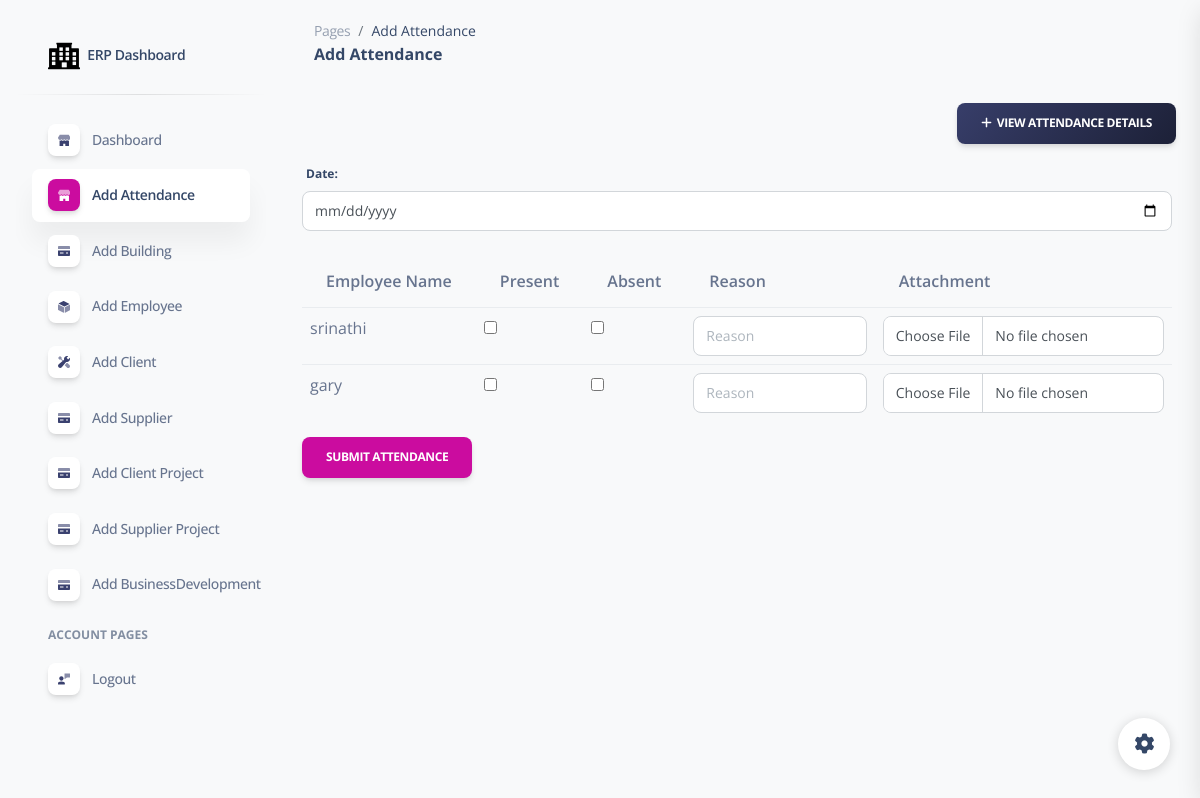
Before: /add_attendance/ (signed in) with the older database file.
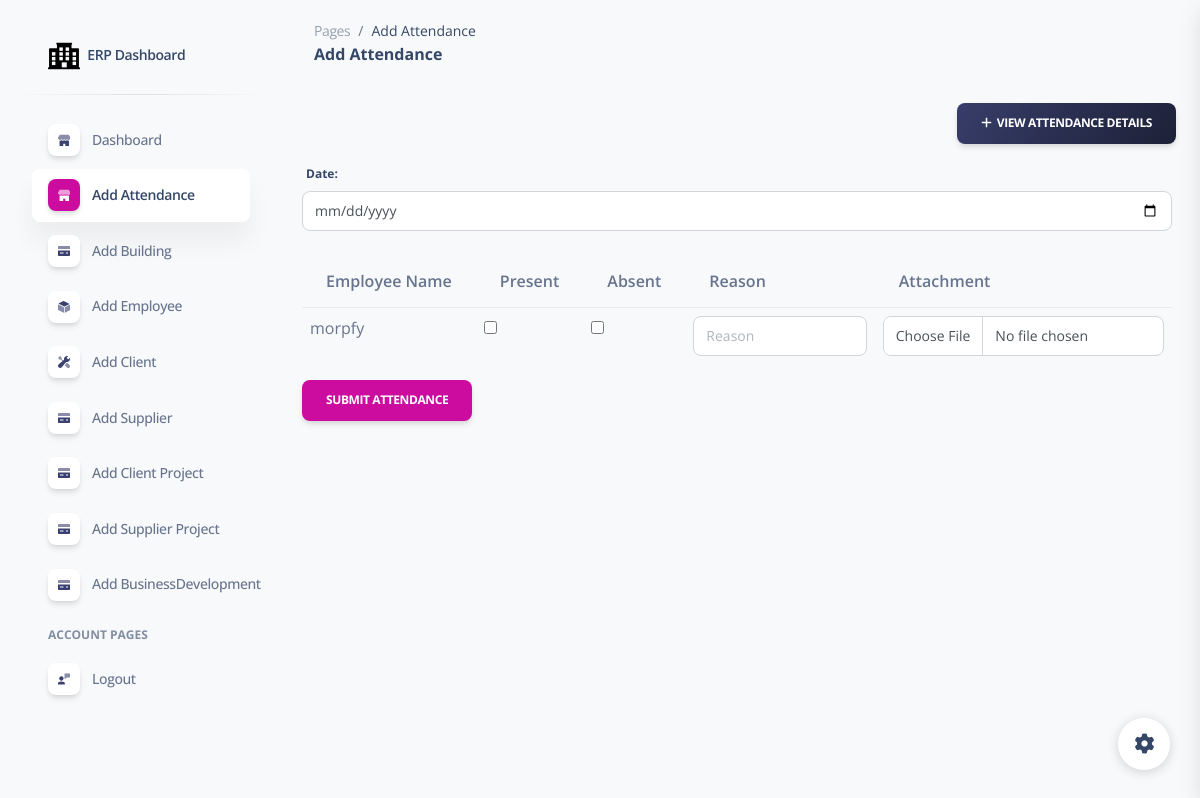
After: the same page with the newer database file.
### erpapp/models.py (models this page shows, shortened)
class Employee(models.Model):
    employeename = models.CharField(max_length=255)
    date_of_joining = models.CharField(max_length=225)
    passport_number = models.CharField(max_length=255)
    passport_expirydate =  models.CharField(max_length=255)
    eid =  models.CharField(max_length=255)
    eid_expirydate =  models.CharField(max_length=255)
    nationality = models.CharField(max_length=255)
    operatorcard_expirydate = models.CharField(max_length=255)
    date_of_releiving = models.CharField(max_length=255)
    passportattachment = models.FileField(upload_to='employee_attachments/', null=True, blank=True)
    emiratesattachment = models.FileField(upload_to='employee_attachments/', null=True, blank=True)
    operatorcardattachment = models.FileField(upload_to='employee_attachments/', null=True, blank=True)

### erpapp/views.py (the view, shortened to what this page needs)
# urls.py: path('add_attendance/',add_attendance,name="add_attendance"),
@login_required
def add_attendance(request):
    employees = Employee.objects.all()
    context = {'employees': employees}
    return render(request, 'add_attendance.html', context)

### erpapp/templates/add_attendance.html (shortened to what the changed rows need)
{% extends 'base.html' %}
{% load static %}
{% block content %}
<!DOCTYPE html>
<html lang="en">
<head>
  <link href="{% static  'css/nucleo-icons.css' %}" rel="stylesheet" />
  <link href="{% static  'css/nucleo-svg.css' %}" rel="stylesheet" />
  <link href="{% static '/css/nucleo-svg.css' %}" rel="stylesheet" />
  <link id="pagestyle" href="{% static 'css/soft-ui-dashboard.css' %}" rel="stylesheet" />
</head>
<body class="g-sidenav-show  bg-gray-100">
<main class="main-content position-relative max-height-vh-100 h-100 mt-1 border-radius-lg ">
    <div class="container-fluid py-4">
      <div class="row">
        <div class="col-lg-12">
          <div class="row">
            <div class="card-body p-3">
              <form method="post" enctype="multipart/form-data">
                <input type="date" class='form-control' name="date" required><br>
                <table class="table">
                    <thead>
                        <tr>
                            <th scope="col">Employee Name</th>
                            <th scope="col">Present</th>
                            <th scope="col">Absent</th>
                            <th scope="col">Reason</th>
                            <th scope="col">Attachment</th>
                        </tr>
                    </thead>
                    <tbody>
                        {% for employee in employees %}
                        <tr>
                            <td>{{ employee.employeename }}</td>
                            <td><input type="checkbox" name="present_{{ employee.id }}"></td>
                            <td><input type="checkbox" name="absent_{{ employee.id }}"></td>
                            <td><input type="text" class='form-control' name="reason_{{ employee.id }}" placeholder="Reason"></td>
                            <td><input type="file" class='form-control' name="attachment_{{ employee.id }}" ></td>
                        </tr>
                        {% endfor %}
                    </tbody>
                </table>
            </form>
          </div>
        </div>
      </div>
{% endblock %}

Changed rows visible on the page:
removed Employee: employeename "srinathi"
removed Employee: employeename "gary"
added Employee: employeename "morpfy"
